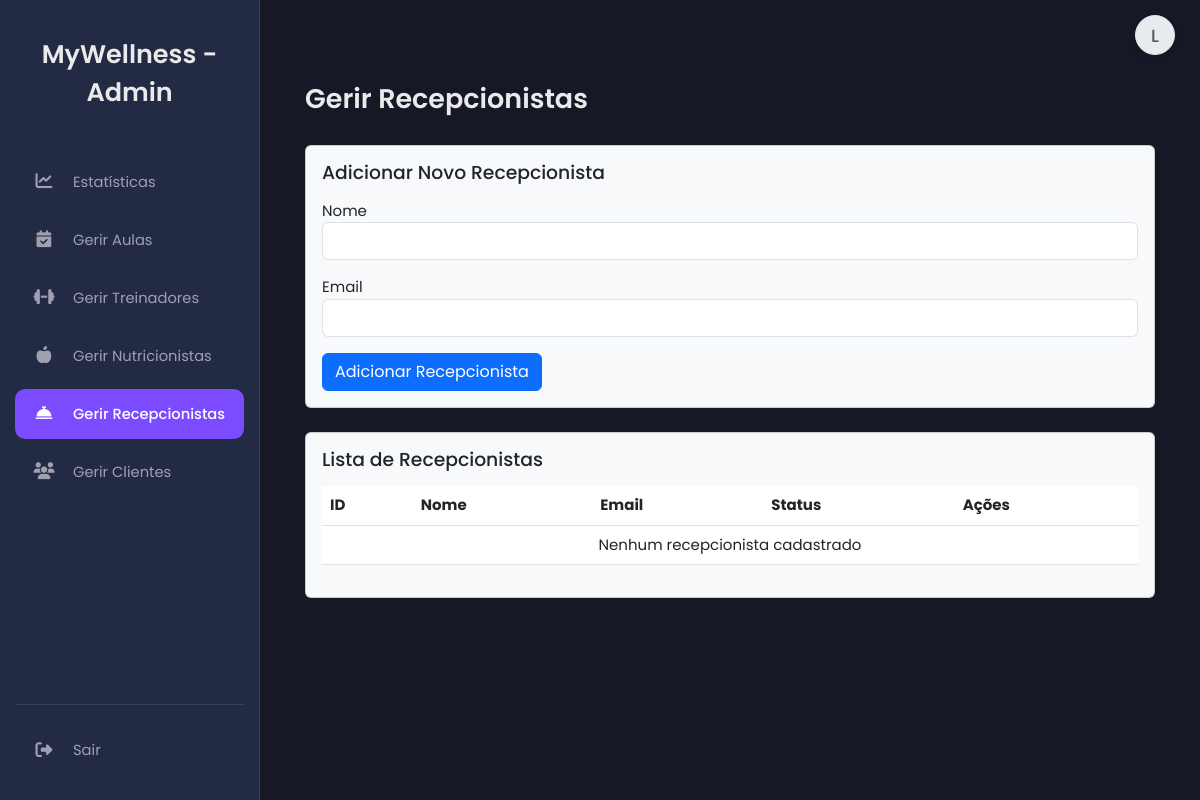
Before: /manage_receptionists_admin.php (signed in) with the older database file.
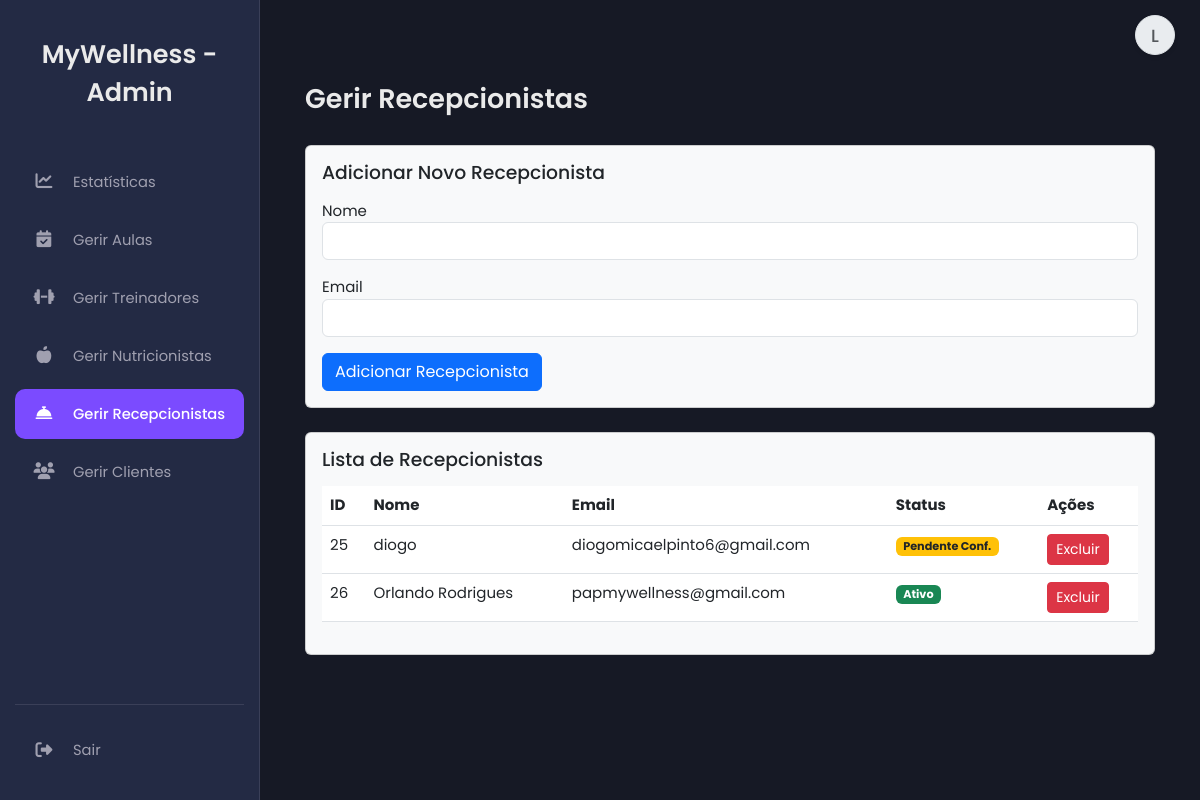
After: the same page with the newer database file.
### tables this page shows
CREATE TABLE `users` (
  `id` int(11) NOT NULL,
  `name` varchar(100) NOT NULL,
  `email` varchar(100) NOT NULL,
  `numero_telemovel` varchar(25) DEFAULT NULL COMMENT 'Número de telemóvel do utilizador',
  `password` varchar(255) NOT NULL,
  `role` enum('client','trainer','nutritionist','admin','receptionist') DEFAULT NULL,
  `token` varchar(255) DEFAULT NULL,
  `reset_token` varchar(255) DEFAULT NULL,
  `reset_token_expires_at` datetime DEFAULT NULL,
  `first_login` tinyint(1) NOT NULL DEFAULT 1,
  `created_at` timestamp NOT NULL DEFAULT current_timestamp(),
  `profile_picture` varchar(255) DEFAULT NULL
);

### manage_receptionists_admin.php (the view, shortened to what this page needs)
<?php
include 'header.php';
include 'send_email.php';
include 'sidebar_admin.php';
?>
<main class="main-content">
    <div class="container mt-5">
        <h2>Gerir Recepcionistas</h2>
        <div class="card mb-4 bg-light">
            <div class="card-body">
                <h4 class="text-dark">Adicionar Novo Recepcionista</h4>
                <form method="POST" action="manage_receptionists_admin.php">
                    <div class="form-group mb-3"><label for="receptionist_name">Nome</label><input type="text" class="form-control" id="receptionist_name" name="name" required></div>
                    <div class="form-group mb-3"><label for="receptionist_email">Email</label><input type="email" class="form-control" id="receptionist_email" name="email" required></div>
                    <button type="submit" class="btn btn-primary">Adicionar Recepcionista</button>
                </form>
            </div>
        </div>
        <div class="card bg-light">
            <div class="card-body">
                <h4 class="text-dark">Lista de Recepcionistas</h4>
                <div class="table-responsive">
                    <table class="table">
                        <thead><tr><th>ID</th><th>Nome</th><th>Email</th><th>Status</th><th>Ações</th></tr></thead>
                        <tbody>
                            <?php
                            $stmt_list = $pdo->query("SELECT id, name, email, token, first_login FROM users WHERE role = 'receptionist' ORDER BY name");
                            $list = $stmt_list->fetchAll();
                            foreach ($list as $item) {
                                $status = ($item['token'] !== null) ? '<span class="badge bg-warning text-dark">Pendente Conf.</span>' : (($item['first_login'] == 1) ? '<span class="badge bg-info text-dark">Pendente Senha</span>' : '<span class="badge bg-success">Ativo</span>');
                                echo "<tr><td>" . htmlspecialchars($item['id']) . "</td><td>" . htmlspecialchars($item['name']) . "</td><td>" . htmlspecialchars($item['email']) . "</td><td>" . $status . "</td><td>
                                      <a href='manage_receptionists_admin.php?action=delete&id=" . $item['id'] . "' class='btn btn-danger btn-sm' onclick='return confirm(\"Excluir este recepcionista?\")'>Excluir</a>
                                     </td></tr>";
                            }
                            if (count($list) === 0) echo "<tr><td colspan='5' class='text-center'>Nenhum recepcionista cadastrado</td></tr>";
                            ?>
                        </tbody>
                    </table>
                </div>
            </div>
        </div>
    </div>
</main>
<?php include 'footer.php'; ?>

Changed rows visible on the page:
added users: id "25", name "diogo", email "diogomicaelpinto6@gmail.com", shows "Pendente Conf."
added users: id "26", name "Orlando Rodrigues", email "papmywellness@gmail.com", first_login "Ativo"
Other visible differences:
text no longer shown: "Nenhum recepcionista cadastrado"
